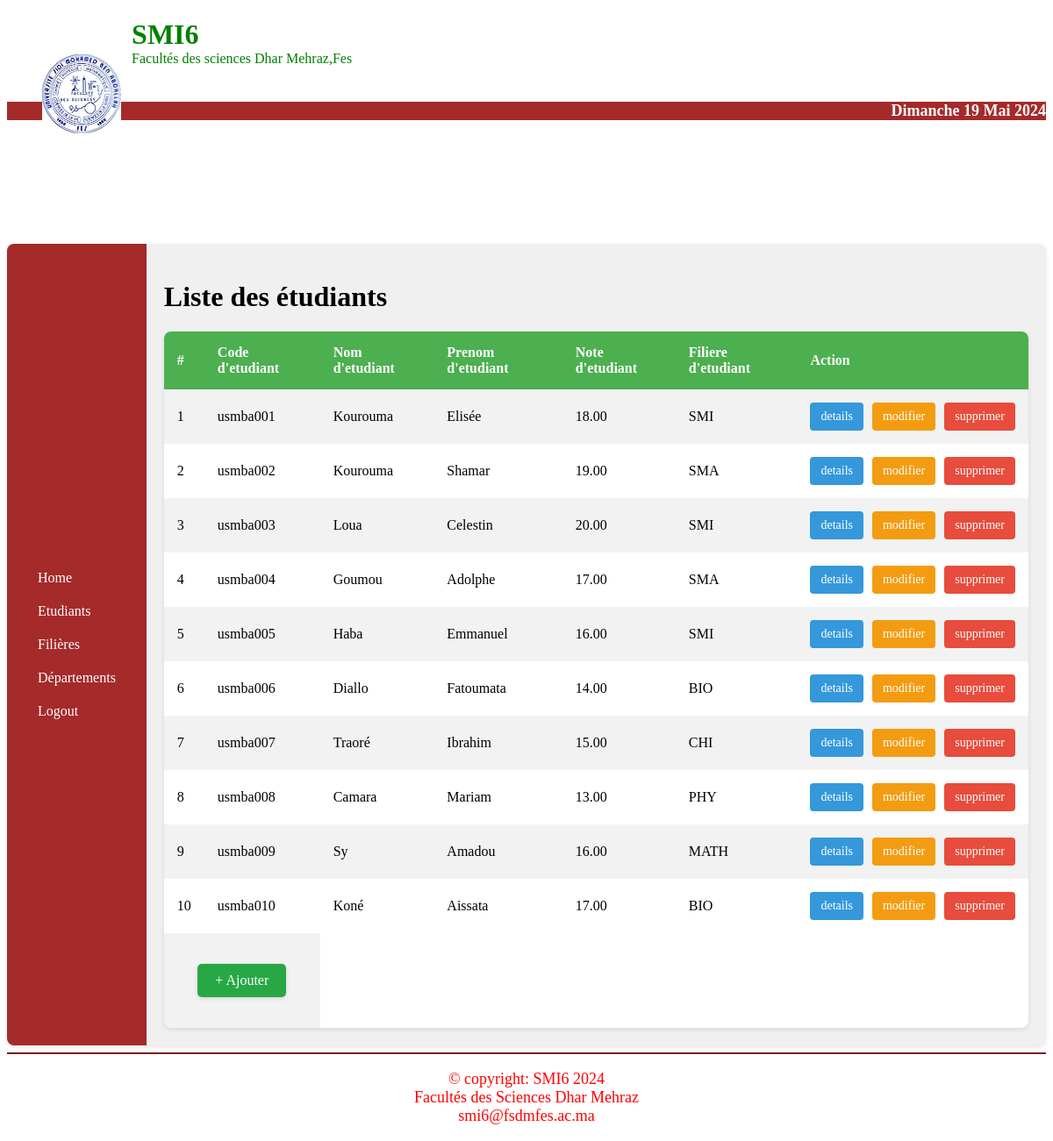
Page /index.php?action=etudiant (signed in) on the committed database.
### tables this page shows
CREATE TABLE etudiants (
    CodeE VARCHAR(10) PRIMARY KEY,
    Nom VARCHAR(255) NOT NULL,
    Prenom VARCHAR(255) NOT NULL,
    Note DECIMAL(4,2) NOT NULL,
    Filiere VARCHAR(10),
    FOREIGN KEY (Filiere) REFERENCES filieres(CodeF)
);

### index.php (called while the page is built, shortened)
<?php
include("Controllers/faculteController.php");
$titles = [
    "index" => "Accueil",
    "etudiant" => "Liste des étudiants",
    "filiere" => "Liste des filières",
    "departement" => "Liste des départements",
    "login" => "Login"
];
$action = isset($_GET["action"]) ? $_GET["action"] : "login";
$title = isset($titles[$action]) ? $titles[$action] : "Accueil";
change_views($title, $action);
?>

### Models/FaculteManager.php (called while the page is built, shortened)
<?php
require_once 'Etudiants.php';
class FaculteManager {
    private $pdo;
    public function __construct($pdo) {
        $this->pdo = $pdo;
    }
    public function listeEtudiants() {
        return Etudiant::listeEtudiants($this->pdo);
    }
}
?>

### Models/Etudiants.php (called while the page is built, shortened)
<?php
class Etudiant {
    private $codeE;
    private $nom;
    private $prenom;
    private $note;
    private $filiere;
    public function __construct($codeE, $nom, $prenom, $note, $filiere) {
        $this->codeE = $codeE;
        $this->nom = $nom;
        $this->prenom = $prenom;
        $this->note = $note;
        $this->filiere = $filiere;
    }
    public function getCodeE() {
        return $this->codeE;
    }
    public function getNom() {
        return $this->nom;
    }
    public function getPrenom() {
        return $this->prenom;
    }
    public function getNote() {
        return $this->note;
    }
    public function getFiliere() {
        return $this->filiere;
    }
    public static function listeEtudiants($pdo) {
        $sql = "SELECT * FROM etudiants";
        $stmt = $pdo->prepare($sql);
        $stmt->execute();
        $rows = $stmt->fetchAll(PDO::FETCH_ASSOC);
        $etudiants = [];
        foreach ($rows as $row) {
            $etudiants[] = new Etudiant($row['CodeE'], $row['Nom'], $row['Prenom'], $row['Note'], $row['Filiere']);
        }
        return $etudiants;
    }
}
?>

### Views/vListeEtudiants.php (the view, shortened to what this page needs)
<?php
$keys = array_keys(get_object_vars($etudiants[0]));
?>
<table>
    <tr>
        <th>#</th>
        <th>Code d'etudiant</th>
        <th>Nom d'etudiant</th>
        <th>Prenom d'etudiant</th>
        <th>Note d'etudiant</th>
        <th>Filiere d'etudiant</th>
        <th>Action</th>
    </tr>
    <?php foreach($etudiants as $index => $e): ?>
    <tr>
        <td><?= $index + 1 ?></td>
        <td><?= $e->getCodeE() ?></td>
        <td><?= $e->getNom() ?></td>
        <td><?= $e->getPrenom() ?></td>
        <td><?= $e->getNote() ?></td>
        <td><?= $e->getFiliere() ?></td>
        <td class="action-buttons">
            <a href="index.php?action=view_etudiant&code=<?= $e->getCodeE() ?>" class="view-btn">details</a>
            <a href="index.php?action=modify_etudiant&code=<?= $e->getCodeE() ?>" class="edit-btn">modifier</a>
            <a href="index.php?action=delete_etudiant&code=<?= $e->getCodeE() ?>" class="delete-btn" onclick="return confirm('Are you sure you want to delete this student?')">supprimer</a>
        </td>
    </tr>
    <?php endforeach; ?>
    <tr>
        <td colspan="<?= count($keys) + 2 ?>" style="text-align: center;">
            <a href="index.php?action=add_etudiant" class="add-button">+ Ajouter</a>
        </td>
    </tr>
</table>

### Controllers/faculteController.php (shortened to what this page needs)
<?php
require_once 'Models/Etudiants.php';
require_once 'Models/FaculteManager.php';
require_once 'config.php';
$faculteManager = new FaculteManager($pdo);
function change_views($title, $action) {
    global $faculteManager;
    switch ($action) {
        case 'etudiant':
            etudiantAction($title, $faculteManager);
            break;
    }
}
function etudiantAction($title, $faculteManager) {
    $view = "Views/vListeEtudiants.php";
    $etudiants = $faculteManager->listeEtudiants();
    $variables = ['title' => $title, 'etudiants' => $etudiants];
    render($view, $variables);
}
function render($vue, $variables = array()) {
    if (file_exists($vue)) {
        extract($variables);
        require($vue);
        $view = ob_get_clean();
        require("Views/template.php");
        exit;
    } else {
        throw new Exception("La vue $vue n'existe pas");
    }
}
?>

### Publics/haut.php (shortened to what this page needs)
<?php
function afficherDate($lang){
    $date = getDate();
    $jours = array("Sunday", "Monday", "Tuesday", "Wednesday", "Thursday", "Friday", "Saturday");
    $mois = array("January", "February", "March", "April", "May", "June", "July", "August", "September", "October", "November", "December");
    if ($lang == "FR") {
        $jours = array("Dimanche", "Lundi", "Mardi", "Mercredi", "Jeudi", "Vendredi", "Samedi");
        $mois = array("Janvier", "Février", "Mars", "Avril", "Mai", "Juin", "Juillet", "Août", "Septembre", "Octobre", "Novembre", "Décembre");
    } elseif ($lang == "AR") {
        $jours = array("الأحد", "الإثنين", "الثلاثاء", "الأربعاء", "الخميس", "الجمعة", "السبت");
        $mois = array("يناير", "فبراير", "مارس", "أبريل", "مايو", "يونيو", "يوليو", "أغسطس", "سبتمبر", "أكتوبر", "نوفمبر", "ديسمبر");
    }
    echo $jours[$date['wday']] . " " . $date['mday'] . " " . $mois[$date['mon'] - 1] . " " . $date['year'];
}
?>
<!DOCTYPE html>
<html lang="en">
<head>
	 <link rel ="stylesheet" href="Publics/style.css" >
</head>
<body>
    <div id="haut_top">
        <div id="top">
            <h4> <span id="police">SMI6</span> <br> <span style="font-weight: normal;">Facultés des sciences Dhar Mehraz,Fes</span> </h4>
        </div>
        <div id="div_img">
            <img src="Publics/logo.jpeg">
            <h5> <?= afficherDate("FR")?> </h5>
        </div>
    </div>
</body>

### Views/template.php
<?php include("Publics/haut.php"); ?>
<html>
    <body>
        <table>
            <tr>
                <td class="menu" style="background-color: brown"><?php include("Views/menu.php"); ?></td>
                <td class="content">
                    <h1><?= $title ?></h1>
                    <?= $view ?>
                </td>
            </tr>
        </table>
    </body>
</html>
<?php include("Publics/bas.php"); ?>

### Views/menu.php
<nav>
    <a href="index.php?action=index">Home</a>
    <a href="index.php?action=etudiant">Etudiants</a>
    <a href="index.php?action=filiere">Filières</a>
    <a href="index.php?action=departement">Départements</a>
    <?php if (isset($_SESSION['loggedin']) && $_SESSION['loggedin']): ?>
        <a href="index.php?action=logout">Logout</a>
    <?php else: ?>
        <a href="index.php?action=login">Login</a>
    <?php endif; ?>
</nav>

### Publics/bas.php
<?php
  $t = getDate();
?>
 <link rel ="stylesheet" href="Publics/style.css" >
 <hr style="border-color: brown;">
<footer >
  <p style="font-size: large;">
      &copy; copyright: SMI6 <?= $t["year"] ?> <br>
      Facultés des Sciences Dhar Mehraz <br>
      smi6@fsdmfes.ac.ma
  </p>
</footer>

### Publics/style.css (style rules this page uses)
#police { font-size: xx-large; }
#top { color: green; position: relative; margin-left: 12%; }
#div_img { position: relative; margin-top: -3%; margin-bottom: 6%; }
img { position: relative; width: 90px; height: 90px; z-index: 1; left: 40px; }
h5 { background-color: brown; position: relative; bottom: 70px; text-align: right; font-size: large; color: white; }
footer { text-align: center; color: red; }
.menu { color: #2c3e50; width: 250px; padding: 20px; box-shadow: 2px 0 10px rgba(0, 0, 0, 0.2); height: 100%; }
.menu a { color: white; text-decoration: none; display: block; padding: 10px 15px; border-radius: 5px; transition: background-color 0.3s; }
.content { background-color: #f0f0f0; color: black; width: 100%; padding: 20px; }
table { width: 100%; border-collapse: collapse; background-color: white; box-shadow: 0 2px 5px rgba(0, 0, 0, 0.1); border-radius: 8px; overflow: hidden; }
th, td { padding: 15px; text-align: left; }
th { background-color: #4CAF50; color: white; }
tr:nth-child(even) { background-color: #f2f2f2; }
.action-buttons { display: flex; gap: 10px; }
.action-buttons a { text-decoration: none; padding: 8px 12px; border-radius: 4px; font-size: 14px; }
.view-btn { background-color: #3498db; color: white; }
.edit-btn { background-color: #f39c12; color: white; }
.delete-btn { background-color: #e74c3c; color: white; }
.add-button { background-color: #28a745; color: white; padding: 10px 20px; text-decoration: none; border-radius: 5px; display: inline-block; margin: 20px 0; text-align: center; box-shadow: 0 2px 5px rgba(0, 0, 0, 0.1); }

### rows in the picture
etudiants: CodeE "usmba001", Nom "Kourouma", Prenom "Elisée", Note "18.00", Filiere "SMI"
etudiants: CodeE "usmba002", Nom "Kourouma", Prenom "Shamar", Note "19.00", Filiere "SMA"
etudiants: CodeE "usmba003", Nom "Loua", Prenom "Celestin", Note "20.00", Filiere "SMI"
etudiants: CodeE "usmba004", Nom "Goumou", Prenom "Adolphe", Note "17.00", Filiere "SMA"
etudiants: CodeE "usmba005", Nom "Haba", Prenom "Emmanuel", Note "16.00", Filiere "SMI"
etudiants: CodeE "usmba006", Nom "Diallo", Prenom "Fatoumata", Note "14.00", Filiere "BIO"
etudiants: CodeE "usmba007", Nom "Traoré", Prenom "Ibrahim", Note "15.00", Filiere "CHI"
etudiants: CodeE "usmba008", Nom "Camara", Prenom "Mariam", Note "13.00", Filiere "PHY"
etudiants: CodeE "usmba009", Nom "Sy", Prenom "Amadou", Note "16.00", Filiere "MATH"
etudiants: CodeE "usmba010", Nom "Koné", Prenom "Aissata", Note "17.00", Filiere "BIO"

### other values in the picture
$jours[$date['wday']] "Dimanche"
$date['mday'] "19"
$mois[$date['mon'] - 1] "Mai"
$date['year'] "2024"
$title "Liste des étudiants"
$t["year"] "2024"
